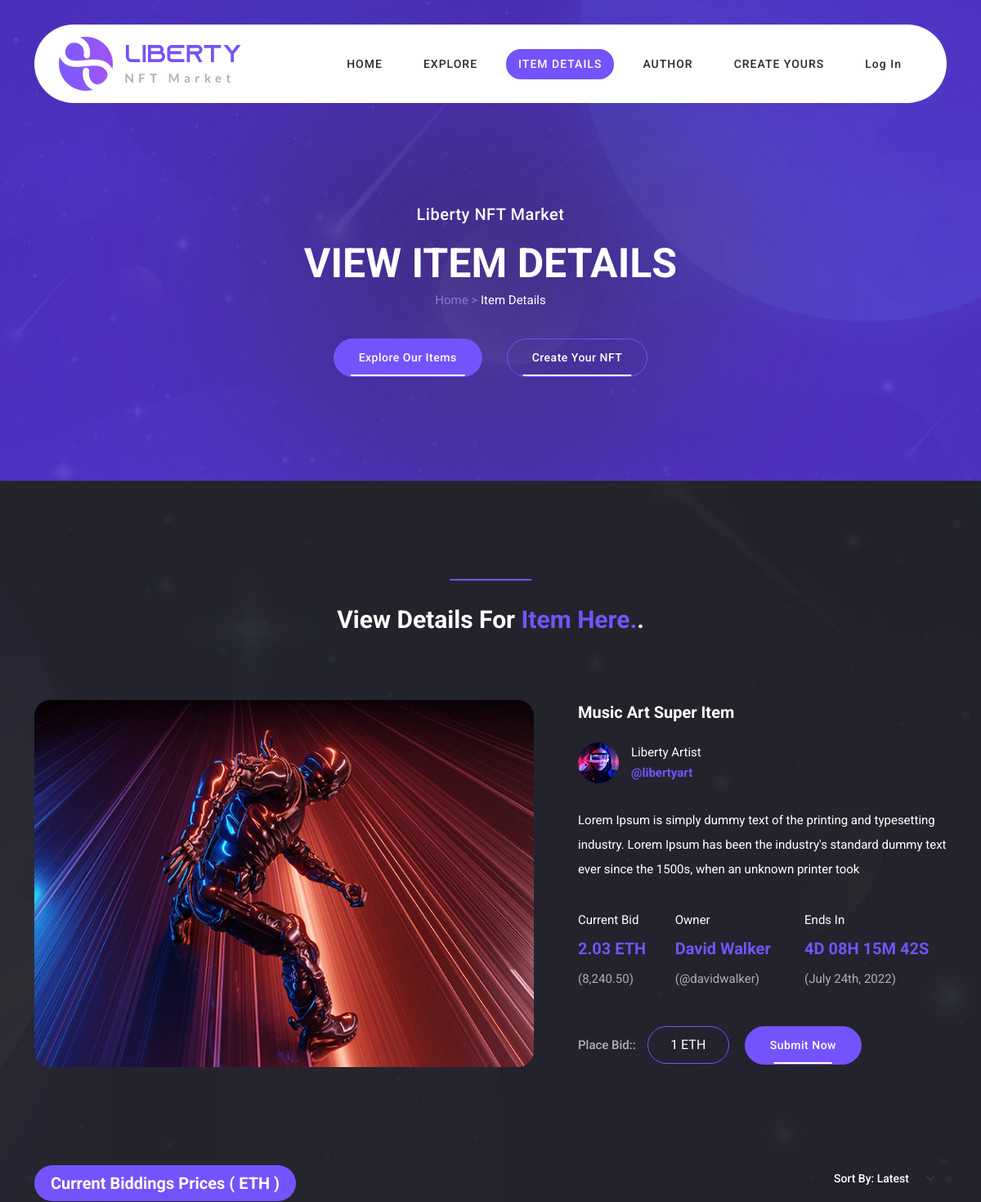
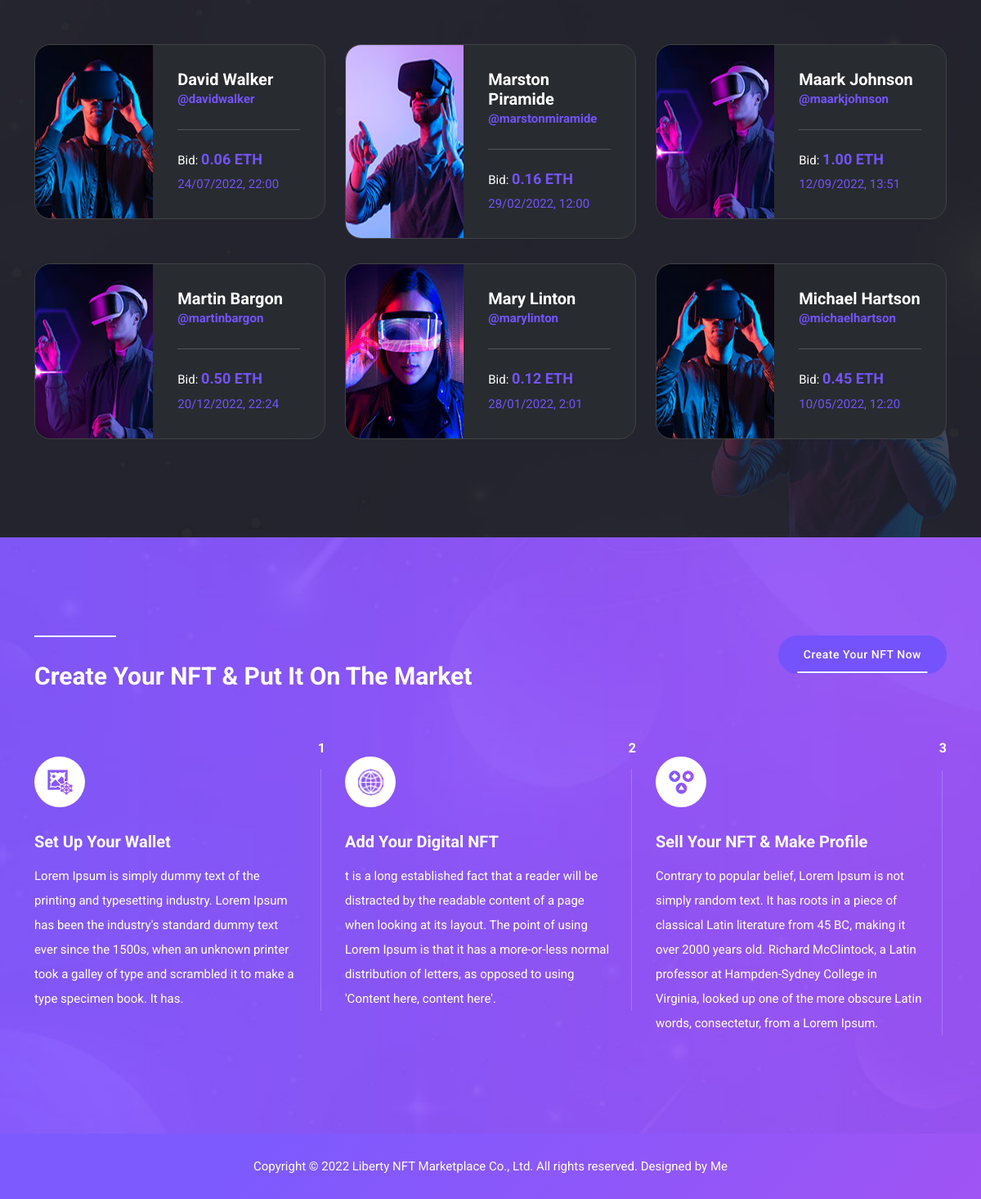
Page /detail/1/ on the committed database (2 pictures, top to bottom).
### main/models.py (models this page shows)
class Header(models.Model):
    img = models.ImageField('Header Logo Image', upload_to='images')
    path1 = models.CharField('Header Path 1', max_length=50)
    path2 = models.CharField('Header Path 2', max_length=50)
    path3 = models.CharField('Header Path 3', max_length=50)
    path4 = models.CharField('Header Path 4', max_length=50)
    path5 = models.CharField('Header Path 5', max_length=50)
    class Meta:
        verbose_name = 'Header'
        verbose_name_plural = 'Header'

class GeneralTitle(models.Model):
    title1 = models.CharField('General Title 1', max_length=50)
    subtitle1 = models.CharField('General Title Subtitle 1', max_length=80)
    page_name1 = models.CharField('General Title Page Name 1', max_length=50)
    title2 = models.CharField('General Title 2', max_length=50)
    subtitle2 = models.CharField('General Title Subtitle 2', max_length=80)
    page_name2 = models.CharField('General Title Page Name 2', max_length=50)
    title3 = models.CharField('General Title 3', max_length=50)
    subtitle3 = models.CharField('General Title Subtitle 3', max_length=80)
    page_name3 = models.CharField('General Title Page Name 3', max_length=50)
    title4 = models.CharField('General Title 4', max_length=50)
    subtitle4 = models.CharField('General Title Subtitle 4', max_length=80)
    page_name4 = models.CharField('General Title Page Name 4', max_length=50)
    title4 = models.CharField('General Title 4', max_length=50)
    subtitle4 = models.CharField('General Title Subtitle 4', max_length=80)
    page_name4 = models.CharField('General Title Page Name 4', max_length=50)
    title5 = models.CharField('General Title 5', max_length=50)
    subtitle5 = models.CharField('General Title Subtitle 5', max_length=80)
    page_name5 = models.CharField('General Title Page Name 5', max_length=50)
    title6 = models.CharField('General Title 6', max_length=50)
    subtitle6 = models.CharField('General Title Subtitle 6', max_length=80)
    page_name6 = models.CharField('General Title Page Name 6', max_length=50)
    btn_name1 = models.CharField('General Title Button Name 1', max_length=50)
    btn_name2 = models.CharField('General Title Button Name 2', max_length=50)

class Title(models.Model):
    title1 = models.CharField('Titles Title 1', max_length=80)
    colored_title1 = models.CharField('Titles Colored Title 1', max_length=50)
    title2 = models.CharField('Titles Title 2', max_length=80)
    colored_title2 = models.CharField('Titles Colored Title 2', max_length=50)
    title3 = models.CharField('Titles Title 3', max_length=80)
    colored_title3 = models.CharField('Titles Colored Title 3', max_length=50)
    title4 = models.CharField('Titles Title 4', max_length=80)
    colored_title4 = models.CharField('Titles Colored Title 4', max_length=50)
    title5 = models.CharField('Titles Title 5', max_length=80)
    colored_title5 = models.CharField('Titles Colored Title 5', max_length=50)
    title6 = models.CharField('Titles Title 6', max_length=80)
    colored_title6 = models.CharField('Titles Colored Title 6', max_length=50)
    title7 = models.CharField('Titles Title 7', max_length=80)
    colored_title7 = models.CharField('Titles Colored Title 7', max_length=50)
    title8 = models.CharField('Titles Title 8', max_length=80)
    colored_title8 = models.CharField('Titles Colored Title 8', max_length=50)
    title9 = models.CharField('Titles Title 1', max_length=80)

class HomeItemsContent(models.Model):
    code = models.CharField('Home Item Content Code', max_length=20)
    img1 = models.ImageField('Home Item Content Image 1', upload_to='images')
    title = models.CharField('Home Item Content Title', max_length=50)
    img2 = models.ImageField('Home Item Content Image 2', upload_to='images')
    name = models.CharField('Home Item Content Name', max_length=50)
    name_link = models.CharField('Home Item Content Name Link', max_length=50)
    subtitle1 = models.CharField('Home Item Content Subtitle 1', max_length=30)
    current_bid = models.CharField('Home Item Content Current Bid', max_length=40)
    bid_price = models.CharField('Home Item Content Bid Price', max_length=50)
    subtitle2 = models.CharField('Home Item Content Subtitle 2', max_length=30)
    last_bid = models.CharField('Home Item Content Last Bid', max_length=50)
    date = models.CharField('Home Item Content Date', max_length=50)
    btn_name = models.CharField('Home Item Content Button Name', max_length=50)
    text = models.TextField('Text')
    info1 = models.CharField('Info 1', max_length=50)
    info2 = models.CharField('Info 2', max_length=50)
    img3 = models.ImageField('Image 3', upload_to='images')

class DetailInfo(models.Model):
    subtitle = models.CharField('Home Item Content Subtitle 3', max_length=30)
    bit_title = models.CharField('Bit Title', max_length=50)
    btn_name1 = models.CharField('Button Name 1', max_length=50)
    btn_name2 = models.CharField('Button Name 2', max_length=50)

class DetailContent(models.Model):
    img = models.ImageField('Image', upload_to='images')
    name = models.CharField('Name', max_length=50)
    name_link = models.CharField('Name Link', max_length=50)
    bid = models.CharField('Bid', max_length=50)
    datetime = models.CharField('Datetime', max_length=50)

class YourNft(models.Model):
    title = models.CharField('Your Nft Title', max_length=50)
    btn_name = models.CharField('Your Nft Button Name', max_length=40)

class YourNftContent(models.Model):
    img = models.ImageField('Your Nft Image', upload_to='images')
    title = models.CharField('Your Nft Title', max_length=50)
    text = models.TextField('Your Nft Text')

class Footer(models.Model):
    text = models.TextField('Footer Text')
    class Meta:
        verbose_name = 'Footer'
        verbose_name_plural = 'Footer'

### main/views.py (the view)
# urls.py: path('detail/<int:id>/', views.index_detail, name='index_detail'),
def index_detail(request, id):
    home_one_item = HomeItemsContent.objects.get(pk=id)
    details_info = DetailInfo.objects.all()[0]
    details_content = DetailContent.objects.all()
    return render(request, 'main/index_detail.html', context={
        'home_one_item':home_one_item,
        'header_content':double_content()[0],
        'titles':double_content()[1],
        'footer':double_content()[2],
        'general_title':double_content()[3],
        'details_info':details_info,
        'details_content':details_content,
        'homepage_nft':double_content()[4],
        'homepage_nft_content':double_content()[5],
        'link':'index_detail'
    })

### main/views.py (called while the page is built)
def double_content():
    header_content = Header.objects.all()[0]
    titles = Title.objects.all()[0]
    footer = Footer.objects.all()[0]
    general_title = GeneralTitle.objects.all()[0]
    homepage_nft = YourNft.objects.all()[0]
    homepage_nft_content = YourNftContent.objects.all()
    return [header_content, titles, footer, general_title, homepage_nft, homepage_nft_content]

### main/templates/main/index_detail.html (shortened to what this page needs)
{% extends 'main/base.html' %}
  {% block body %}
  <div class="page-heading normal-space">
    <div class="container">
      <div class="row">
        <div class="col-lg-12">
          <h6>{{ general_title.title2 }}</h6>
          <h2>{{ general_title.subtitle2 }}</h2>
          <span>Home > <a href="#">{{ general_title.page_name2 }}</a></span>
          <div class="buttons">
            <div class="main-button">
              <a href="{% url 'explore' %}">{{ general_title.btn_name1 }}</a>
            </div>
            <div class="border-button">
              <a href="{% url 'create' %}">{{ general_title.btn_name2 }}</a>
            </div>
          </div>
    </div>
    </div>
    </div>
    </div>
    <div class="item-details-page">
    <div class="container">
    <div class="row">
    <div class="col-lg-12">
      <div class="section-heading">
        <div class="line-dec"></div>
        <h2>{{ titles.title5 }} <em>{{ titles.colored_title5 }}</em>.</h2>
      </div>
    </div>
    <div class="col-lg-7">
      <div class="left-image">
        <img src="{{ home_one_item.img3.url }}" alt="" style="border-radius: 20px;">
      </div>
    </div>
    <div class="col-lg-5 align-self-center">
      <h4>{{ home_one_item.title }}</h4>
      <span class="author">
        <img src="{{ home_one_item.img2.url }}" alt="" style="max-width: 50px; border-radius: 50%;">
        <h6>{{ home_one_item.name }}<br><a href="#">@{{ home_one_item.name_link }}</a></h6>
      </span>
      <p>{{ home_one_item.text }}</p>
      <div class="row">
        <div class="col-3">
          <span class="bid">
            {{ home_one_item.subtitle1 }}<br><strong>{{ home_one_item.current_bid }}</strong><br><em>({{ home_one_item.bid_price }})</em>
          </span>
        </div>
        <div class="col-4">
          <span class="owner">
            {{ details_info.subtitle }}<br><strong>{{ home_one_item.info1 }}</strong><br><em>(@{{ home_one_item.info2 }})</em>
          </span>
        </div>
        <div class="col-5">
          <span class="ends">
            {{ home_one_item.subtitle2 }}<br><strong>{{ home_one_item.last_bid }}</strong><br><em>({{ home_one_item.date }})</em>
          </span>
        </div>
      </div>
      <form action="">
        <label for="quantity-text">{{ details_info.bit_title }}:</label>
        <input placeholder="1 ETH" class="quantity-text">
        <button type="submit" id="form-submit" class="main-button">{{ details_info.btn_name1 }}</button>
      </form>
    </div>
    <div class="col-lg-12">
      <div class="current-bid">
        <div class="row">
          <div class="col-lg-6">
            <div class="mini-heading"><h4>{{ details_info.btn_name2 }}</h4></div>
          </div>
          <div class="col-lg-6">
            <fieldset>
              <select name="Category" class="form-select" aria-label="Default select example" id="chooseCategory" onchange="this.form.click()">
                  <option selected>Sort By: Latest</option>
              </select>
          </fieldset>
          </div>
        {% for i in details_content %}
            <div class="col-lg-4 col-md-6">
              <div class="item">
                <div class="left-img">
                  <img src="{{ i.img.url }}" alt="">
                </div>
                <div class="right-content">
                  <h4>{{ i.name }}</h4>
                  <a href="#">@{{ i.name_link }}</a>
                  <div class="line-dec"></div>
                  <h6>Bid: <em>{{ i.bid }}</em></h6>
                  <span class="date">{{ i.datetime }}</span>
                </div>
              </div>
            </div>
        {% endfor %}
      </div>
    </div>
    </div>
    </div>
    </div>
    </div>
    {% include 'inc/_your_nft.html' %}
    {% endblock %}

### main/templates/main/base.html (shortened to what this page needs)
{% load static %}
<!DOCTYPE html>
<html lang="en">
  <head>
    <link href="{% static 'vendor/bootstrap/css/bootstrap.min.css' %}" rel="stylesheet">
    <link rel="stylesheet" href="{% static 'assets/css/fontawesome.css' %}">
    <link rel="stylesheet" href="{% static 'assets/css/templatemo-liberty-market.css' %}">
    <link rel="stylesheet" href="{% static 'assets/css/owl.css' %}">
    <link rel="stylesheet" href="{% static 'assets/css/animate.css' %}">
    <link rel="stylesheet"href="https://unpkg.com/swiper@7/swiper-bundle.min.css"/>
    <link rel="stylesheet" href="../../static/assets/css/style.css">
  </head>
<body>
  <header class="header-area header-sticky">
    <div class="container">
        <div class="row">
            <div class="col-12">
                <nav class="main-nav">
                    <a href="{% url 'index' %}" class="logo">
                        <img src="{{ header_content.img.url }}" alt="">
                    </a>
                    <ul class="nav">
                        <li><a href="{% url 'index' %}" class="{% if link  == 'index' %}active{% endif %}">{{ header_content.path1 }}</a></li>
                        <li><a href="{% url 'explore' %}" class="{% if link == 'explore' %}active{% endif %}">{{ header_content.path2 }}</a></li>
                        <li><a href="/detail/1/" class="{% if link == 'index_detail' %}active{% endif %}">{{ header_content.path3 }}</a></li>
                        <li><a href="{% url 'author' %}" class="{% if link == 'author' %}active{% endif %}">{{ header_content.path4 }}</a></li>
                        <li><a href="{% url 'create' %}" class="{% if link == 'create' %}active{% endif %}">{{ header_content.path5 }}</a></li>
                        {% if user.is_authenticated %}
                          <li><a href="{% url 'logout' %}">Log Out</a></li>
                        {% else %}
                          <li><a href="{% url 'login_request' %}" class="{% if link == 'login' %}active{% endif %}">Log In</a></li>
                        {% endif %}
                      </ul>
                </nav>
            </div>
        </div>
    </div>
  </header>
    {% block body %}{% endblock %}
  <footer>
    <div class="container">
      <div class="row">
        <div class="col-lg-12">
          <p>{{ footer.text }}</p>
        </div>
      </div>
    </div>
  </footer>
  </body>
</html>

### main/templates/inc/_your_nft.html
{% load static %}
<div class="create-nft">
    <div class="container">
      <div class="row">
        <div class="col-lg-8">
          <div class="section-heading">
            <div class="line-dec"></div>
            <h2>{{ homepage_nft.title }}</h2>
          </div>
        </div>
        <div class="col-lg-4">
          <div class="main-button">
            <a href="{% url 'create' %}">{{ homepage_nft.btn_name }}</a>
          </div>
        </div>
        {% for i in homepage_nft_content %}
          <div class="col-lg-4">
            <div class="item first-item">
              <div class="number">
                <h6>{{ i.id }}</h6>
              </div>
              <div class="icon">
                <img src="{{ i.img.url }}" alt="">
              </div>
              <h4>{{ i.title }}</h4>
              <p>{{ i.text }}.</p>
            </div>
          </div>
        {% endfor %}
      </div>
    </div>
  </div>

### rows in the picture
Header: img (picture), path1 "HOME", path2 "EXPLORE", path3 "ITEM DETAILS", path4 "AUTHOR", path5 "CREATE YOURS"
GeneralTitle: title2 "Liberty NFT Market", subtitle2 "VIEW ITEM DETAILS", page_name2 "Item Details", btn_name1 "Explore Our Items", btn_name2 "Create Your NFT"
Title: title5 "View Details For", colored_title5 "Item Here."
HomeItemsContent: img3 (picture), title "Music Art Super Item", img2 (picture), name "Liberty Artist", name_link "libertyart", text "Lorem Ipsum is simply dummy text of the printing and typesetting industry. Lorem Ipsum has been the industry's standard dummy text ever since the 1500s, when an unknown printer took", subtitle1 "Current Bid", current_bid "2.03 ETH", bid_price "8,240.50", info1 "David Walker", info2 "davidwalker", subtitle2 "Ends In", last_bid "4D 08H 15M 42S", date "July 24th, 2022"
DetailInfo: subtitle "Owner", bit_title "Place Bid:", btn_name1 "Submit Now", btn_name2 "Current Biddings Prices ( ETH )"
DetailContent: img (picture), name "David Walker", name_link "davidwalker", bid "0.06 ETH", datetime "24/07/2022, 22:00"
DetailContent: img (picture), name "Marston Piramide", name_link "marstonmiramide", bid "0.16 ETH", datetime "29/02/2022, 12:00"
DetailContent: img (picture), name "Maark Johnson", name_link "maarkjohnson", bid "1.00 ETH", datetime "12/09/2022, 13:51"
DetailContent: img (picture), name "Martin Bargon", name_link "martinbargon", bid "0.50 ETH", datetime "20/12/2022, 22:24"
DetailContent: img (picture), name "Mary Linton", name_link "marylinton", bid "0.12 ETH", datetime "28/01/2022, 2:01"
DetailContent: img (picture), name "Michael Hartson", name_link "michaelhartson", bid "0.45 ETH", datetime "10/05/2022, 12:20"
YourNft: title "Create Your NFT & Put It On The Market", btn_name "Create Your NFT Now"
YourNftContent: id "1", img (picture), title "Set Up Your Wallet", text "Lorem Ipsum is simply dummy text of the printing and typesetting industry. Lorem Ipsum has been the industry's standard dummy text ever since the 1500s, when an unknown printer took a galley of type and scrambled it to make a type specimen book. It has"
YourNftContent: id "2", img (picture), title "Add Your Digital NFT", text "t is a long established fact that a reader will be distracted by the readable content of a page when looking at its layout. The point of using Lorem Ipsum is that it has a more-or-less normal distribution of letters, as opposed to using 'Content here, content here'"
YourNftContent: id "3", img (picture), title "Sell Your NFT & Make Profile", text "Contrary to popular belief, Lorem Ipsum is not simply random text. It has roots in a piece of classical Latin literature from 45 BC, making it over 2000 years old. Richard McClintock, a Latin professor at Hampden-Sydney College in Virginia, looked up one of the more obscure Latin words, consectetur, from a Lorem Ipsum"
Footer: text "Copyright © 2022 Liberty NFT Marketplace Co., Ltd. All rights reserved. Designed by Me"
